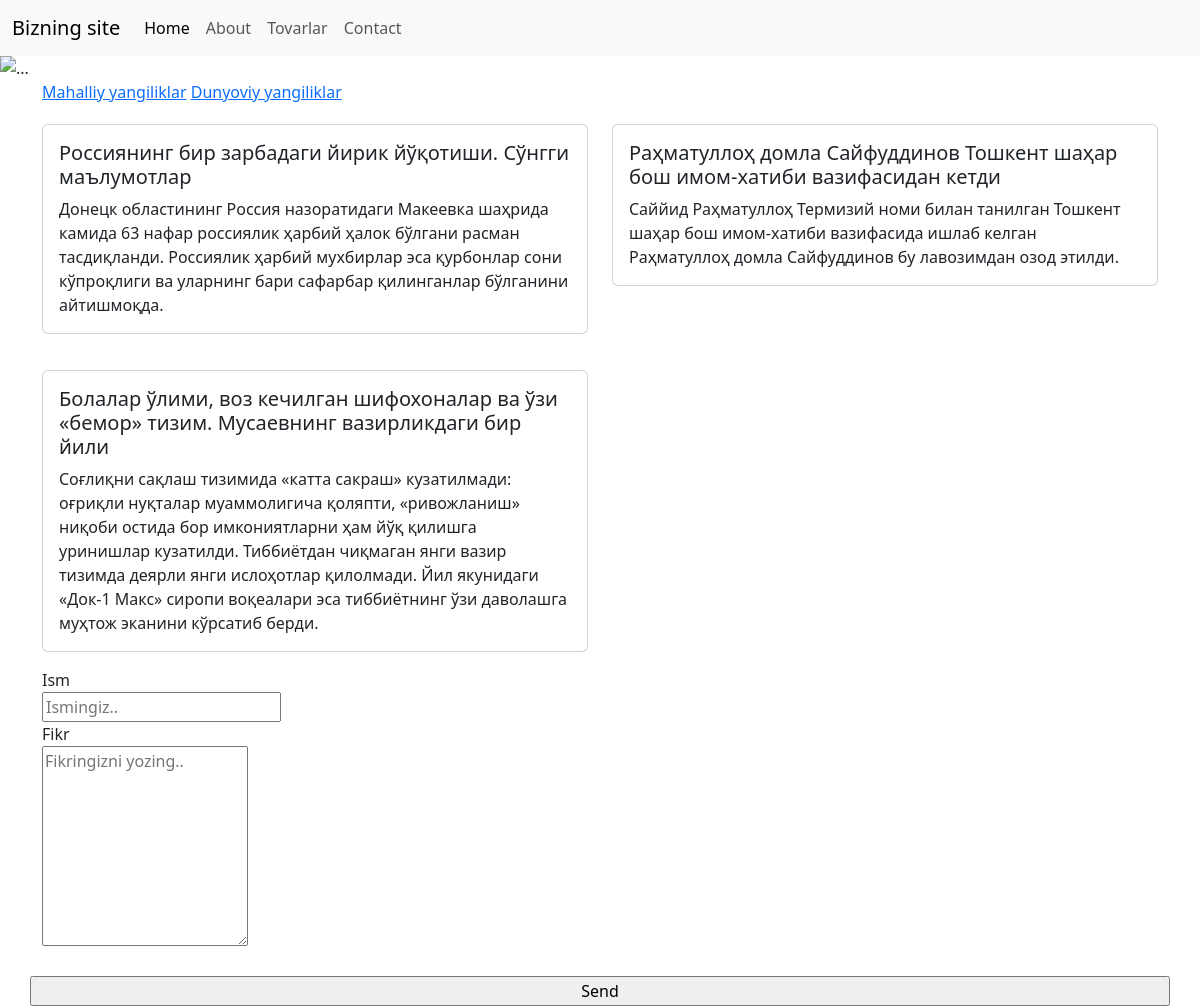
Before: / with the older database file.
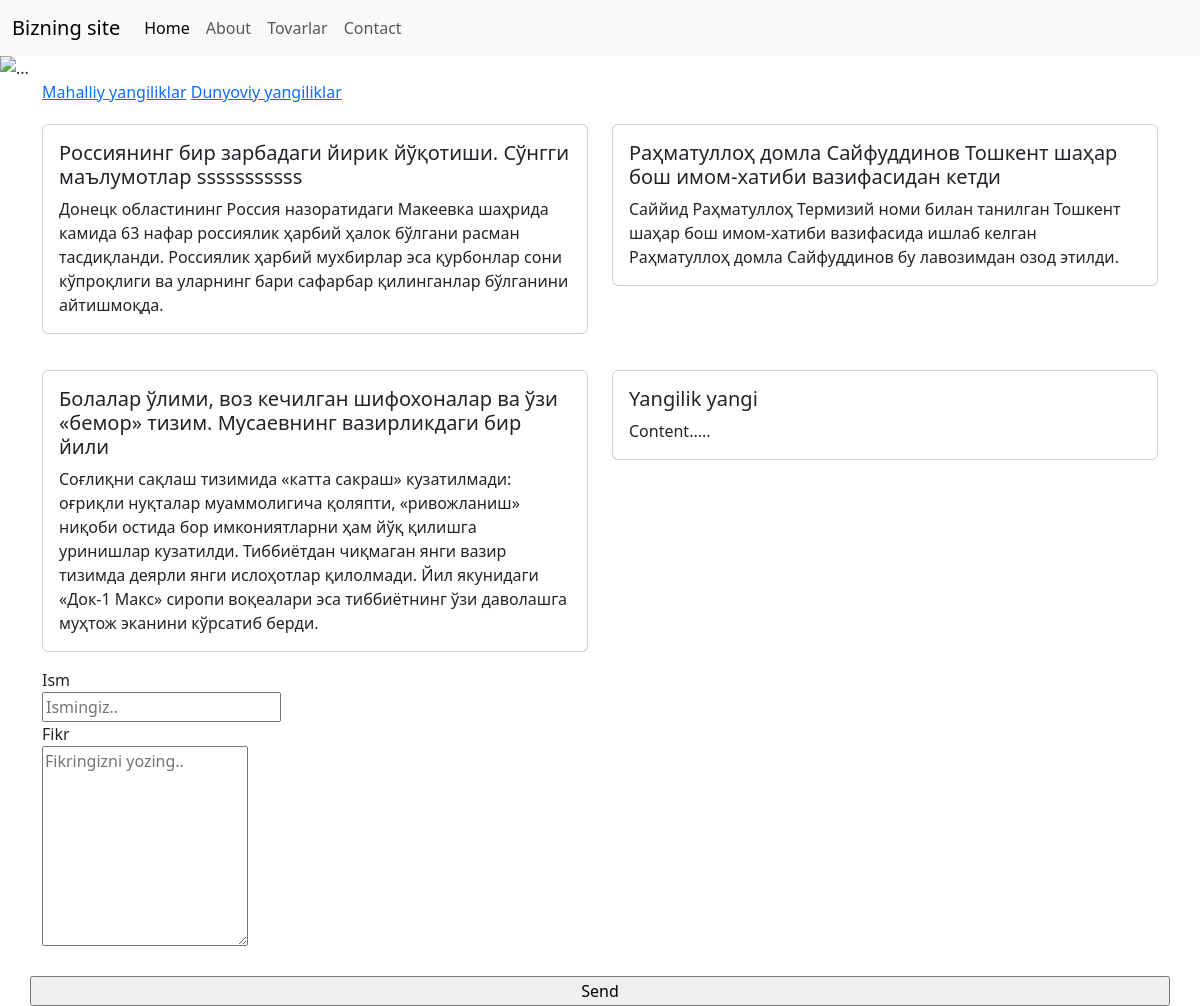
After: the same page with the newer database file.
### main/models.py (models this page shows, shortened)
class Yangiliklar(models.Model):
    title = models.CharField(max_length=100)
    body = models.TextField()
    type = models.CharField(max_length=50, default='')
    class Meta:
        verbose_name = 'item'
        verbose_name_plural = 'news'

### main/views.py (the view, shortened to what this page needs)
# urls.py: path('', asosiy, name='main'),  # 127.0.0.1:8000
def asosiy(request):
    news = Yangiliklar.objects.all()
    context = {
        'news': news
    }
    return render(request, 'main/index.html', context)

### main/templates/main/index.html (shortened to what this page needs)
{% extends 'main/base.html' %}
{% block body %}
<div id="carouselExample" class="carousel slide">
  <div class="carousel-inner">
    <div class="carousel-item active">
      <img src="https://images.unsplash.com/photo-1509043759401-136742328bb3?ixlib=rb-4.0.3&ixid=MnwxMjA3fDB8MHxleHBsb3JlLWZlZWR8MXx8fGVufDB8fHx8&w=1000&q=80" class="d-block w-100" alt="...">
    </div>
  </div>
  <button class="carousel-control-prev" type="button" data-bs-target="#carouselExample" data-bs-slide="prev">
    <span class="carousel-control-prev-icon" aria-hidden="true"></span>
  </button>
  <button class="carousel-control-next" type="button" data-bs-target="#carouselExample" data-bs-slide="next">
    <span class="carousel-control-next-icon" aria-hidden="true"></span>
  </button>
</div>
<div class="container">
  <a href="{% url 'news' 'mahalliy' %}">Mahalliy yangiliklar</a>
  <a href="{% url 'news' 'dunyo' %}">Dunyoviy yangiliklar</a>
  <div class="row">
{% for i in news %}
  <div class="col-sm-6 mb-3 news">
    <div class="card">
      <div class="card-body">
        <h5 class="card-title">{{i.title}}</h5>
        <p class="card-text">{{i.body}}</p>
      </div>
    </div>
  </div>
{% endfor %}
</div>
</div>
<div class="container">
  <form method="post">
  <div class="row">
    <div class="col-25">
      <label for="fname">Ism</label>
    </div>
    <div class="col-75">
      <input type="text" id="fname" name="ism" placeholder="Ismingiz..">
    </div>
  </div>
  <div class="row">
    <div class="col-25">
      <label for="subject">Fikr</label>
    </div>
    <div class="col-75">
      <textarea id="subject" name="fikr" placeholder="Fikringizni yozing.." style="height:200px"></textarea>
    </div>
  </div>
  <br>
  <div class="row">
    <input type="submit" value="Send">
  </div>
  </form>
</div>
{% endblock %}

Changed rows visible on the page:
changed Yangiliklar: title "Россиянинг бир зарбадаги йирик йўқотиши. Сўнгги маълумотлар" → "Россиянинг бир зарбадаги йирик йўқотиши. Сўнгги маълумотлар sssssssssss"
added Yangiliklar: title "Yangilik yangi", body "Content....."
